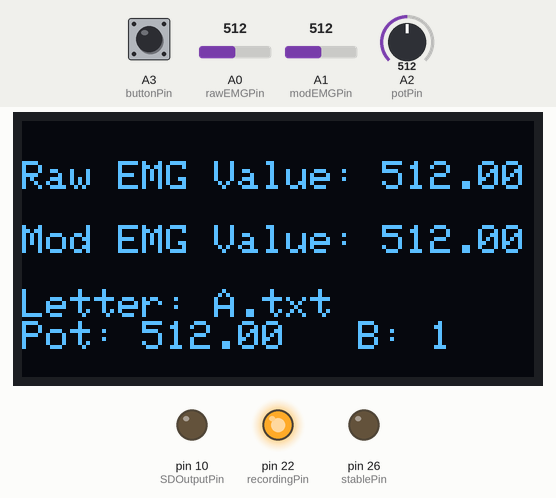
This sketch was run on a simulated Arduino Mega 2560, built with avr-gcc and run on an emulated ATmega2560. Shown: 128×64 one-colour display, output pins drawn as LEDs (lit = HIGH). The inputs (shaded band) are chosen by the test bench; at power-on: A0 (rawEMGPin) = 512, A1 (modEMGPin) = 512, A2 (potPin) = 512, A3 (buttonPin) LOW. Storage starts empty; random numbers use the default seed unless the sketch sets one; what the sketch prints to the serial monitor is not drawn.

Above: at 3.3 s.
3.4 s: A0 (rawEMGPin) set to 716
At 3.8 s:
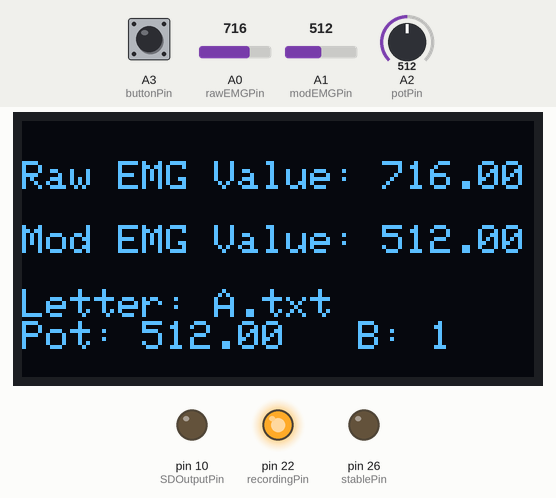
4.9 s: A1 (modEMGPin) set to 716
At 6.0 s:
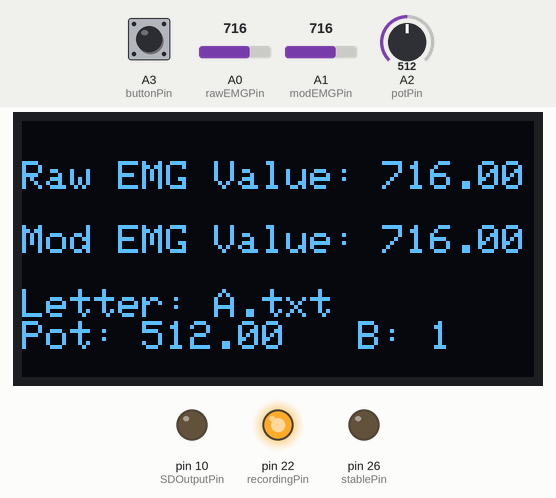
6.4 s: A0 (rawEMGPin) set to 900
At 7.1 s:
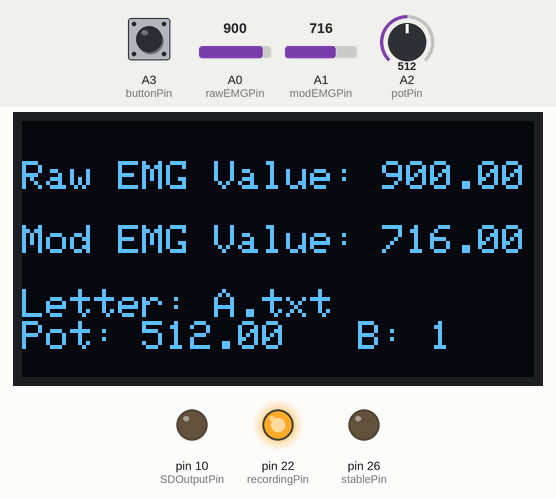
7.9 s: A1 (modEMGPin) set to 900
At 9.1 s:
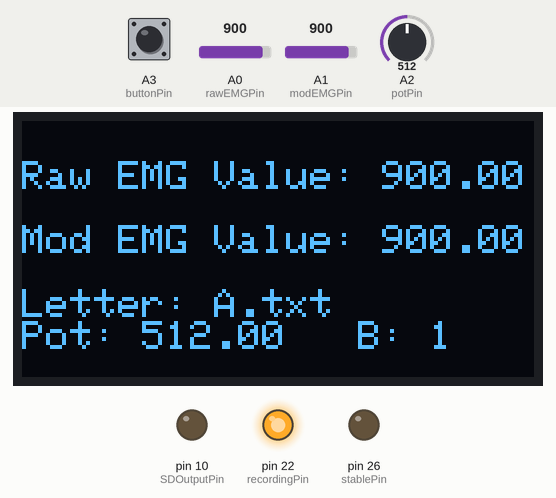
9.4 s: A0 (rawEMGPin) set to 1023
At 10.5 s:
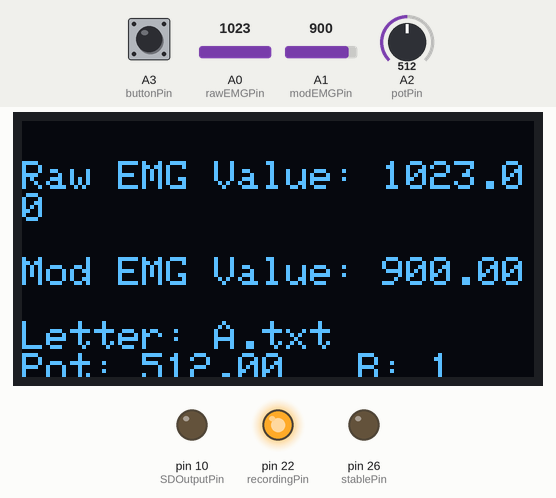
10.9 s: A1 (modEMGPin) set to 1023
At 11.7 s:
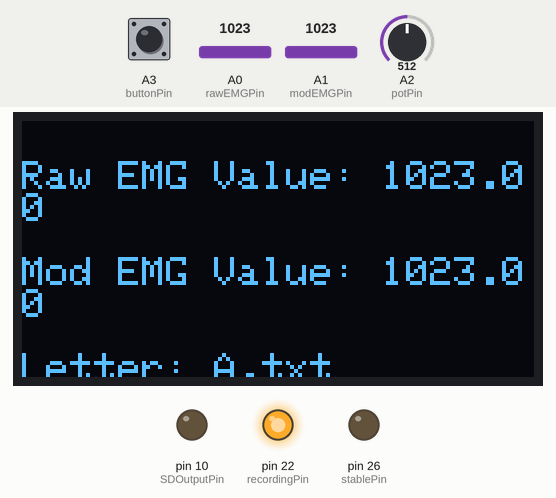
Timing chart, 0 to 13.4 s (numbered marks = the images above; inputs shaded):
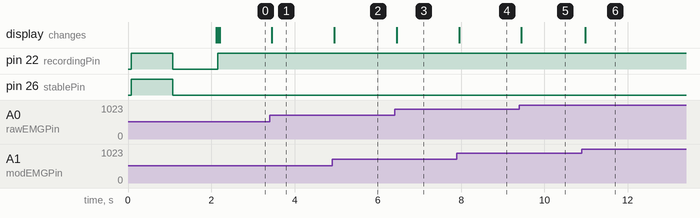

The sketch:

EMG_graph.ino
```cpp
# include <SD.h> // Loading SD library
#include <SPI.h> // Loading SPI Communication Library

int chipSelect = 4; //  Variable for Chip Select Pin
int SDOutputPin = 10; // Variable for SD output
File Data; // Variable for working with File object

#include <SPI.h> // Importing SPI Library
#include <Wire.h> // Importing Wire Library
#include <Adafruit_GFX.h> // Importing GFX Library
#include <Adafruit_SSD1306.h> // Importing SSD1306 Library

#define SCREEN_WIDTH 128 // OLED display width, in pixels
#define SCREEN_HEIGHT 64 // OLED display height, in pixels

// Declaration for an SSD1306 display connected to I2C (SDA, SCL pins)
#define OLED_RESET     -1 // Reset pin
Adafruit_SSD1306 display(SCREEN_WIDTH, SCREEN_HEIGHT, &Wire, OLED_RESET); // Initializing Display

int potPin = A2; // Variable for Potentiometer Pin
float potVal = 11; // Variable for Potentiometer Value
float oldPotVal = 0; // Variable for last Potentiometer Value

int buttonPin = A3; // Variable for button
boolean buttonState = 0; // Variable for button state

String txt = ".txt"; // String for txt
String Letter = "A.txt"; // Declaring Which Letter is Recorded
String letterList[5] = {"A.txt", "E.txt", "I.txt", "O.txt", "U.txt"}; // List of letters
int index; // Variable for button index

float rawEMG = 0; // Variable for raw EMG output of Muscle Sensor
float modEMG = 0; // Variable for Modified EMG output of Muscle Sensor

int rawEMGPin = A0; // Variable for Analog pin connected to EMG sensor
int modEMGPin = A1; // Variable for Analog pin connected to EMG sensor

int recordingPin = 22; // Digital pin connected to LED to indicate EMG recording
int stablePin = 26; // Digital pin connected to LED to indicate EMG is NOT recording

void setup() {
  SD.begin(chipSelect); // Initialize SD card with Chip Select Pin
  display.begin(SSD1306_SWITCHCAPVCC, 0x3C); // Starting Display
  Serial.begin(115200); // Setting Baud Rate for Serial monitor

  display.clearDisplay(); // Clearing Display
  display.setTextSize(1); // Setting Text Size
  display.setTextColor(WHITE); // Setting Text Color
  display.setCursor(0, 10); // Setting Cursor position
  display.println("EMG Grapher..."); // Printing on Display
  display.display(); // Updating Display

  pinMode(SDOutputPin, OUTPUT); // Setting pin as OUTPUT

  pinMode(potPin, INPUT); // Setting pin as INPUT
  potVal = analogRead(potPin); // Measuring Potentiometer Value
  oldPotVal = potVal; // Setting Old Potentiometer Value

  pinMode(rawEMGPin, INPUT); // Setting pin as INPUT
  pinMode(modEMGPin, INPUT); // Setting pin as INPUT

  pinMode(recordingPin, OUTPUT); // Setting pin as OUTPUT
  pinMode(stablePin, OUTPUT); // Setting pin as OUTPUT

  digitalWrite(recordingPin, HIGH); //Turning On LED
  digitalWrite(stablePin, HIGH); //Turning On LED
  delay(1000); // Wait for 1 second
  digitalWrite(recordingPin, LOW); //Turning Off LED
  digitalWrite(stablePin, LOW); //Turning Off LED
  delay(1000); // Wait for 1 second

  display.clearDisplay(); // Clearing Display
  displayEMG();
}

void loop() {
  Button(); // Void Loop for Measuring Button State
  Potentiometer(); // Void Loop for Measuring Potentiometer
  if (buttonState == 1) { // If button is pressed
    while (buttonState == 1) {
      digitalWrite(stablePin, LOW); // Turning of stable LED
      digitalWrite(recordingPin, HIGH); // Turning on recording LED
      Data = SD.open(Letter, FILE_WRITE); //Open SD card for Writing
      while (!Data) { // Loop Breakout to ensure SD card is open
        digitalWrite(stablePin, HIGH); // Turning of stable LED
        digitalWrite(recordingPin, LOW); // Turning on recording LED
        SD.begin(chipSelect); // Initialize SD card with Chip Select Pin
        Data = SD.open(Letter, FILE_WRITE); //Open SD card for Writing
        Serial.println("Error Opening File");
      }
      recordEMG(); // Void Loop for Recording EMG Signal
    }
  }
  else {
    digitalWrite(stablePin, HIGH); // Turning of stable LED
    digitalWrite(recordingPin, LOW); // Turning on recording LED
  }
}

void recordEMG() {
  rawEMG = analogRead(rawEMGPin); // Reading Raw EMG data
  modEMG = analogRead(modEMGPin); // Reading Modified EMG data

  Serial.print(rawEMG); // print Raw EMG values
  Serial.print(","); // Print comma to seperate values
  Serial.println(modEMG); // print Modified EMG values

  Data.print(rawEMG); // print Raw EMG values
  Data.print(","); // Print comma to seperate values
  Data.println(modEMG); // print Modified EMG values

  Data.close(); // Closing Data file

  displayEMG();// Void Loop for displaying EMG values
}

void displayEMG() {
  if (random(0, 250) == 50) { // Once every 1000 times
    display.begin(SSD1306_SWITCHCAPVCC, 0x3C); // Starting Display
  }
  display.clearDisplay(); // Clearing Display
  display.setTextSize(1); // Setting Text Size
  display.setTextColor(WHITE); // Setting Text Color
  display.setCursor(0, 10); // Setting Cursor position
  display.print("Raw EMG Value: "); // Printing on Display

  display.println(rawEMG); // Printing on Display
  display.println(""); // Printing on Display
  display.print("Mod EMG Value: "); // Printing on Display
  display.println(modEMG); // Printing on Display

  display.println(""); // Printing on Display
  display.print("Letter: "); // Printing on Display
  display.println(Letter); // Printing on Display
  display.print("Pot: "); // Printing on Display
  display.print(potVal); // Printing on Display
  display.print("   B: "); // Printing on Display
  display.print(buttonState); // Printing on Display
  display.display(); // Updating Display
}

void Potentiometer() {
  potVal = analogRead(potPin); // Reads the "current" state of the Potentiometer
  if (abs(oldPotVal - potVal) >= 10) { // If Potentiometer Value has changed
    oldPotVal = potVal; // Updating Old Potentiometer Value
    index = map(potVal, 0, 1024, 0, 5); // Mapping Values to index value
    Letter = letterList[index]; // Updateing Letter Variable

    displayEMG();
  }
}
void Button() {
  if (buttonState != !(digitalRead(buttonPin))) { // Button has been pressed
    buttonState = !buttonState; // Inverts signal
    displayEMG(); //Update Display
  }
}
```

Measured:
- after the input at 3.4 s, the display: changes after 0.06 s (image 1)
- after the input at 4.9 s, the display: changes after 0.05 s (image 2)
- after the input at 6.4 s, the display: changes after 0.05 s (image 3)
- after the input at 7.9 s, the display: changes after 0.05 s (image 4)
- after the input at 9.4 s, the display: changes after 0.05 s (image 5)
- after the input at 10.9 s, the display: changes after 0.08 s (image 6)
